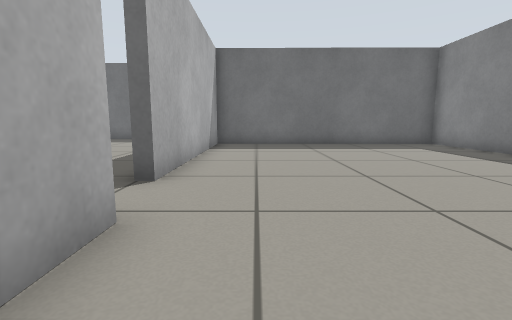
view 1 (above)

17 first-person views from a walk through a world built for the Gazebo simulator. The camera is 0.5 m above the floor, tilts 8° down and sees 85° across. The floor is counted in squares, 0.5 m on a side. Each view is taken from the middle of a square. On the plan, view 1 faces up. The plan holds only what a view shows up to about 11 squares ahead; the rest is blank.

view 2
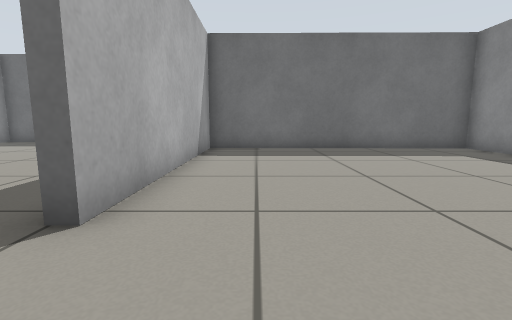

view 3
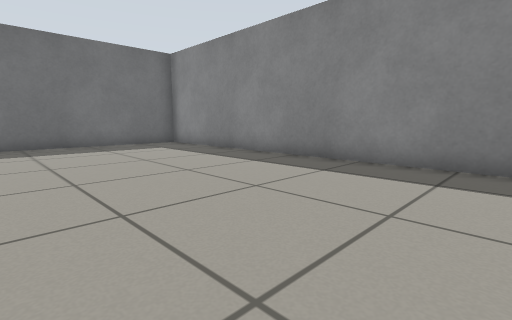

view 4
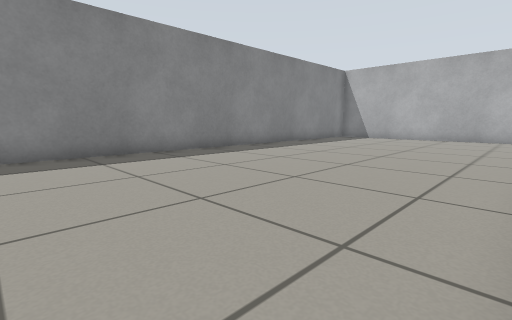

view 5
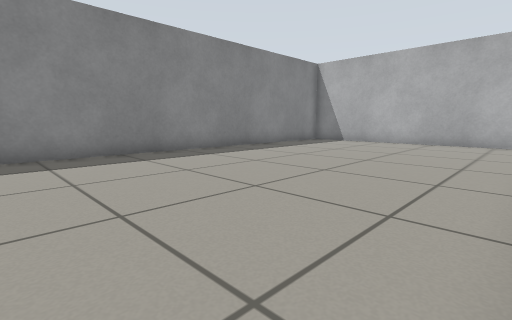

view 6
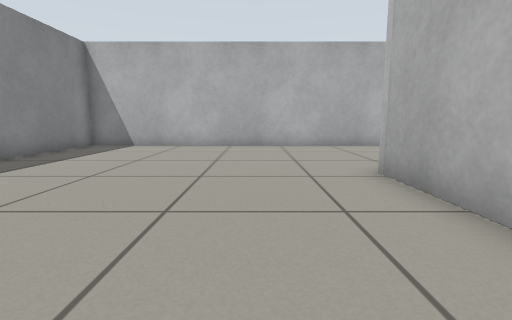

view 7
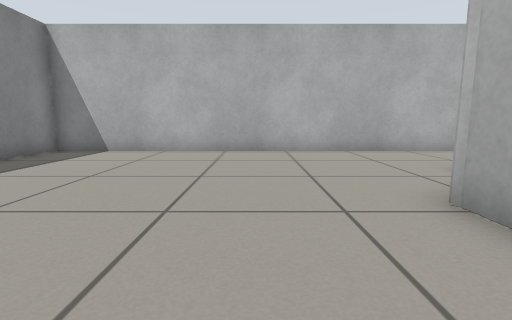

view 8
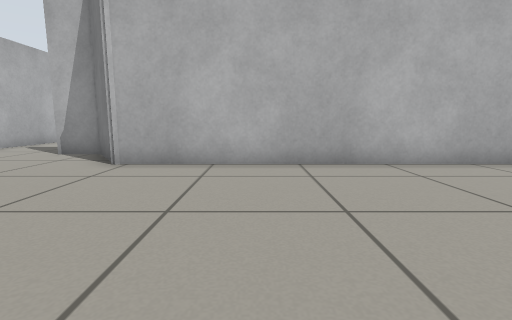

view 9
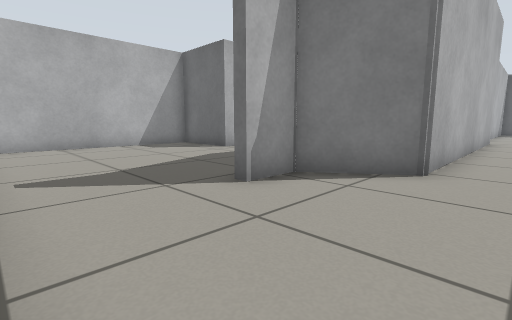

view 10
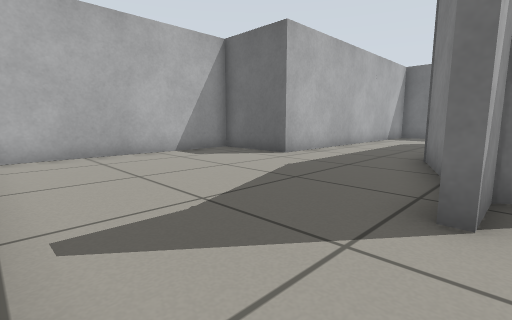

view 11
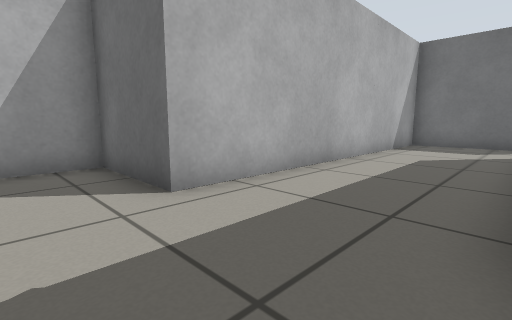

view 12
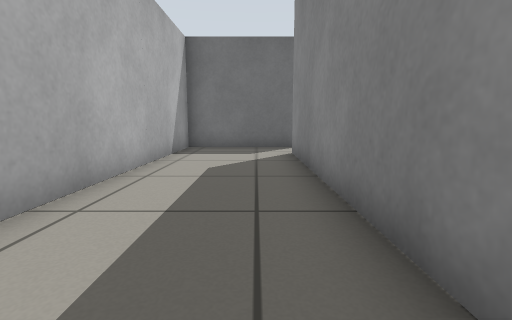

view 13
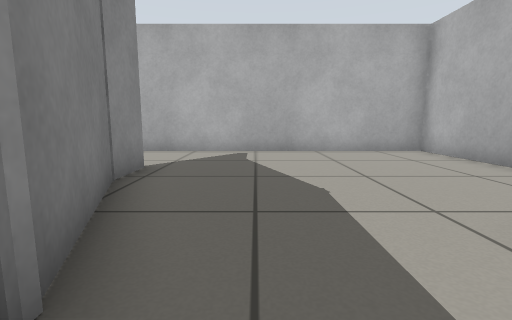

view 14
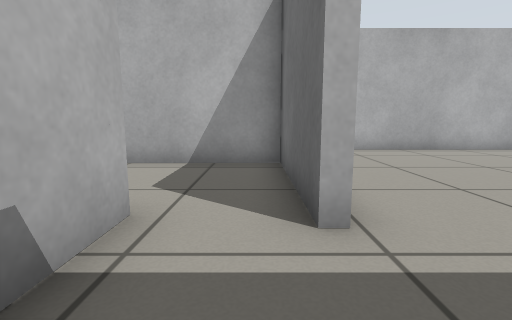

view 15
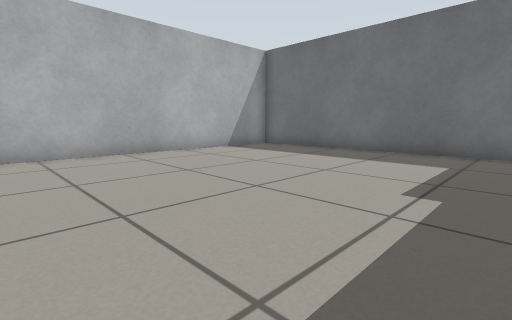

view 16
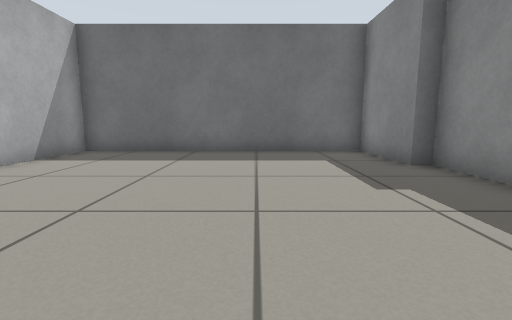

view 17
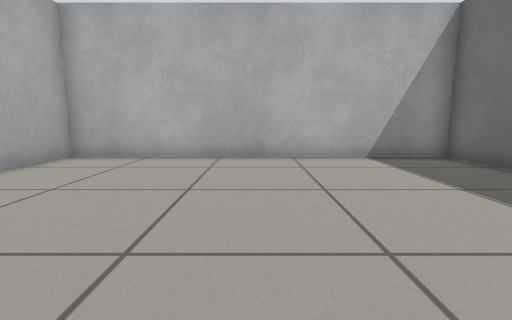

### Floor plan
Ten units are one square. View 1 is at (0, 0); x grows to the right and y downward. Boxes are objects, and circles mark ways between rooms. Rooms are numbered by the first view taken in them; rooms with no view inside come last. Other rooms are left out.
<svg viewBox="-122 -158 203 296">
<path fill="none" stroke="#000" d="M-14 -27 -14 73 -33 86 -33 100M76 76 76 -121 -17 -122 -17 -46M-26 133 76 133 76 91M-36 100 -36 86 -49 52 -49 -27M-45 -46 -86 -46 -86 61 -115 61 -115 133 -26 133M-17 -46 -21 -46M-49 -27 -34 -27M-20 -102 -20 -122M-25 -122 -25 -153 -117 -153 -117 -49 -95 -49M-45 -50 -45 -46"/>
<circle cx="-32" cy="115" r="3" fill="#2a7"/>
<circle cx="-20" cy="-35" r="3" fill="#2a7"/>
<circle cx="-50" cy="-35" r="3" fill="#2a7"/>
<circle cx="-35" cy="-50" r="3" fill="#2a7"/>
<text x="30" y="10">1</text>
<text x="-70" y="70">2</text>
<text x="-30" y="-40">3</text>
<text x="-70" y="-100">4</text>
</svg>
Room 1 opens to room 2. Room 1 opens to room 3. Room 2 opens to room 3. Room 3 opens to room 4.

Where each view was taken, in squares from view 1:
view 1: 0 up, 0 right, facing up
view 2: 2 up, 0 right, facing up
view 3: 0 up, 1 right, facing up-right
view 4: 3 up, 1 left, facing down-right
view 5: 0 up, 1 left, facing down-right
view 6: 2 down, 1 right, facing down
view 7: 4 down, 1 right, facing down
view 8: 4 down, 5 right, facing left
view 9: 13 down, 0 right, facing up-left
view 10: 13 down, 3 left, facing up-left
view 11: 8 down, 5 left, facing up-left
view 12: 6 down, 6 left, facing up
view 13: 4 down, 6 left, facing down
view 14: 4 up, 2 left, facing left
view 15: 6 up, 3 left, facing up-left
view 16: 6 up, 6 left, facing up
view 17: 10 up, 4 left, facing left
